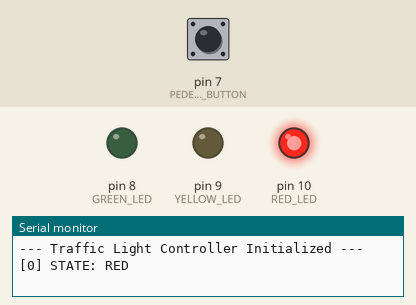
Bench run of a sketch on a simulated Arduino Uno, built with avr-gcc and run on an emulated ATmega328P. On the bench: output pins drawn as LEDs (lit = HIGH), the last lines printed to the serial monitor. The inputs (shaded band) are chosen by the test bench; at power-on: pin 7 (PEDESTRIAN_BUTTON) LOW.

Above: at 4.2 s.
4.3 s: pin 7 (PEDESTRIAN_BUTTON) driven LOW
At 6.2 s:
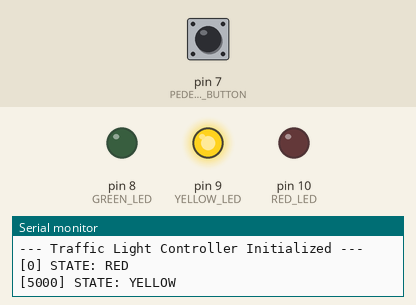
7.3 s: pin 7 (PEDESTRIAN_BUTTON) pulsed HIGH 2 times (0.12 s each, 0.3 s apart)
At 8.0 s:
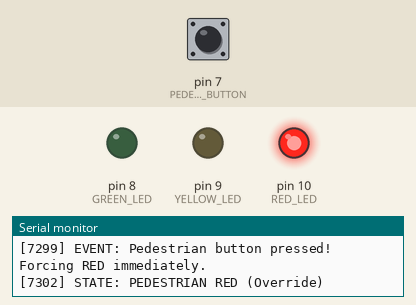
Timing chart, 0 to 10.3 s (numbered marks = the images above; inputs shaded):
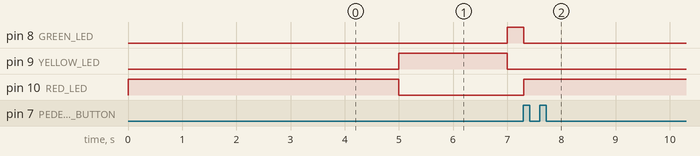

The sketch:

traffic_light.ino
```cpp
/**
 * @file traffic_light.ino
 * @author Vraj Ramavat
 * @brief Non-blocking traffic light simulator with pedestrian override.
 * Submitted for Q14.
 */

// Pin definitions
const int RED_LED = 10;
const int YELLOW_LED = 9;
const int GREEN_LED = 8;
const int PEDESTRIAN_BUTTON = 7;

// States definition
enum TrafficState {
  STATE_RED,
  STATE_YELLOW,
  STATE_GREEN,
  STATE_PEDESTRIAN_RED
};

TrafficState currentState = STATE_RED;
unsigned long lastStateChange = 0;
unsigned long stateDuration = 5000; // RED initially for 5 seconds

void setup() {
  pinMode(RED_LED, OUTPUT);
  pinMode(YELLOW_LED, OUTPUT);
  pinMode(GREEN_LED, OUTPUT);
  pinMode(PEDESTRIAN_BUTTON, INPUT); // Assumes external pull-down resistor

  Serial.begin(9600);
  Serial.println("--- Traffic Light Controller Initialized ---");
  setLights(HIGH, LOW, LOW); // Start with RED
  printState("RED");
  lastStateChange = millis();
}

void loop() {
  unsigned long currentMillis = millis();

  // Read pedestrian button
  // If pressed and we are not already in RED or PEDESTRIAN_RED, trigger immediately
  if (digitalRead(PEDESTRIAN_BUTTON) == HIGH &&
      currentState != STATE_RED &&
      currentState != STATE_PEDESTRIAN_RED) {

    Serial.print("[");
    Serial.print(currentMillis);
    Serial.println("] EVENT: Pedestrian button pressed! Forcing RED immediately.");

    currentState = STATE_PEDESTRIAN_RED;
    setLights(HIGH, LOW, LOW);
    printState("PEDESTRIAN RED (Override)");
    lastStateChange = currentMillis;
    stateDuration = 8000; // Hold RED for 8 seconds
  }

  // Check state timer
  if (currentMillis - lastStateChange >= stateDuration) {
    lastStateChange = currentMillis;

    // State transitions
    switch (currentState) {
      case STATE_RED:
        currentState = STATE_YELLOW;
        setLights(LOW, HIGH, LOW);
        stateDuration = 2000; // YELLOW for 2 seconds
        printState("YELLOW");
        break;

      case STATE_YELLOW:
        currentState = STATE_GREEN;
        setLights(LOW, LOW, HIGH);
        stateDuration = 4000; // GREEN for 4 seconds
        printState("GREEN");
        break;

      case STATE_GREEN:
      case STATE_PEDESTRIAN_RED:
        // Transition back to RED (normal cycle)
        currentState = STATE_RED;
        setLights(HIGH, LOW, LOW);
        stateDuration = 5000; // RED for 5 seconds
        printState("RED");
        break;
    }
  }
}

// Helper to set LEDs
void setLights(int redVal, int yellowVal, int greenVal) {
  digitalWrite(RED_LED, redVal);
  digitalWrite(YELLOW_LED, yellowVal);
  digitalWrite(GREEN_LED, greenVal);
}

// Helper to print logs
void printState(const char* stateName) {
  Serial.print("[");
  Serial.print(millis());
  Serial.print("] STATE: ");
  Serial.println(stateName);
}
```

Measured:
- after the input at 7.3 s, pin 8 (GREEN_LED): HIGH → LOW after 0.00 s instead of 3.7 s; pin 10 (RED_LED): LOW → HIGH after 0.00 s instead of 3.7 s
